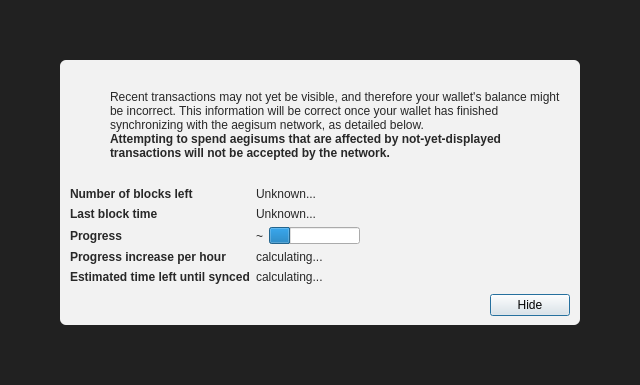
<?xml version="1.0" encoding="UTF-8"?>
<ui version="4.0">
 <class>ModalOverlay</class>
 <widget class="QWidget" name="ModalOverlay">
  <property name="geometry">
   <rect>
    <x>0</x>
    <y>0</y>
    <width>640</width>
    <height>385</height>
   </rect>
  </property>
  <property name="windowTitle">
   <string>Form</string>
  </property>
  <layout class="QVBoxLayout" name="verticalLayout" stretch="0">
   <property name="sizeConstraint">
    <enum>QLayout::SetDefaultConstraint</enum>
   </property>
   <property name="leftMargin">
    <number>0</number>
   </property>
   <property name="topMargin">
    <number>0</number>
   </property>
   <property name="rightMargin">
    <number>0</number>
   </property>
   <property name="bottomMargin">
    <number>0</number>
   </property>
   <item>
    <widget class="QWidget" name="bgWidget" native="true">
     <property name="styleSheet">
      <string notr="true">#bgWidget { background: rgba(0,0,0,220); }</string>
     </property>
     <layout class="QVBoxLayout" name="verticalLayoutMain" stretch="1">
      <property name="leftMargin">
       <number>60</number>
      </property>
      <property name="topMargin">
       <number>60</number>
      </property>
      <property name="rightMargin">
       <number>60</number>
      </property>
      <property name="bottomMargin">
       <number>60</number>
      </property>
      <item>
       <widget class="QWidget" name="contentWidget" native="true">
        <property name="styleSheet">
         <string notr="true">#contentWidget { background: rgba(255,255,255,240); border-radius: 6px; }

QLabel { color: rgb(40,40,40);  }</string>
        </property>
        <layout class="QVBoxLayout" name="verticalLayoutSub" stretch="1,0,0,0">
         <property name="spacing">
          <number>0</number>
         </property>
         <property name="leftMargin">
          <number>10</number>
         </property>
         <property name="topMargin">
          <number>10</number>
         </property>
         <property name="rightMargin">
          <number>10</number>
         </property>
         <property name="bottomMargin">
          <number>10</number>
         </property>
         <item>
          <layout class="QHBoxLayout" name="horizontalLayoutIconText" stretch="0,1">
           <property name="topMargin">
            <number>20</number>
           </property>
           <item>
            <layout class="QVBoxLayout" name="verticalLayoutIcon">
             <property name="leftMargin">
              <number>0</number>
             </property>
             <item>
              <widget class="QPushButton" name="warningIcon">
               <property name="enabled">
                <bool>false</bool>
               </property>
               <property name="text">
                <string/>
               </property>
               <property name="icon">
                <iconset>
                 <normaloff>:/icons/warning</normaloff>
                 <disabledoff>:/icons/warning</disabledoff>:/icons/warning</iconset>
               </property>
               <property name="iconSize">
                <size>
                 <width>48</width>
                 <height>48</height>
                </size>
               </property>
               <property name="flat">
                <bool>true</bool>
               </property>
              </widget>
             </item>
             <item>
              <spacer name="verticalSpacerWarningIcon">
               <property name="orientation">
                <enum>Qt::Vertical</enum>
               </property>
               <property name="sizeHint" stdset="0">
                <size>
                 <width>20</width>
                 <height>40</height>
                </size>
               </property>
              </spacer>
             </item>
            </layout>
           </item>
           <item>
            <layout class="QVBoxLayout" name="verticalLayoutInfoText">
             <property name="leftMargin">
              <number>0</number>
             </property>
             <property name="topMargin">
              <number>0</number>
             </property>
             <item>
              <widget class="QLabel" name="infoText">
               <property name="text">
                <string>Recent transactions may not yet be visible, and therefore your wallet's balance might be incorrect. This information will be correct once your wallet has finished synchronizing with the aegisum network, as detailed below.</string>
               </property>
               <property name="textFormat">
                <enum>Qt::RichText</enum>
               </property>
               <property name="wordWrap">
                <bool>true</bool>
               </property>
              </widget>
             </item>
             <item>
              <widget class="QLabel" name="infoTextStrong">
               <property name="font">
                <font>
                 <weight>75</weight>
                 <bold>true</bold>
                </font>
               </property>
               <property name="text">
                <string>Attempting to spend aegisums that are affected by not-yet-displayed transactions will not be accepted by the network.</string>
               </property>
               <property name="textFormat">
                <enum>Qt::RichText</enum>
               </property>
               <property name="wordWrap">
                <bool>true</bool>
               </property>
              </widget>
             </item>
             <item>
              <spacer name="verticalSpacerInTextSpace">
               <property name="orientation">
                <enum>Qt::Vertical</enum>
               </property>
               <property name="sizeHint" stdset="0">
                <size>
                 <width>20</width>
                 <height>40</height>
                </size>
               </property>
              </spacer>
             </item>
            </layout>
           </item>
          </layout>
         </item>
         <item>
          <spacer name="verticalSpacerAfterText">
           <property name="orientation">
            <enum>Qt::Vertical</enum>
           </property>
           <property name="sizeHint" stdset="0">
            <size>
             <width>20</width>
             <height>40</height>
            </size>
           </property>
          </spacer>
         </item>
         <item>
          <layout class="QFormLayout" name="formLayout">
           <property name="fieldGrowthPolicy">
            <enum>QFormLayout::FieldsStayAtSizeHint</enum>
           </property>
           <property name="horizontalSpacing">
            <number>6</number>
           </property>
           <property name="verticalSpacing">
            <number>6</number>
           </property>
           <property name="topMargin">
            <number>10</number>
           </property>
           <item row="0" column="0">
            <widget class="QLabel" name="labelNumberOfBlocksLeft">
             <property name="font">
              <font>
               <weight>75</weight>
               <bold>true</bold>
              </font>
             </property>
             <property name="text">
              <string>Number of blocks left</string>
             </property>
            </widget>
           </item>
           <item row="0" column="1">
            <widget class="QLabel" name="numberOfBlocksLeft">
             <property name="text">
              <string>Unknown...</string>
             </property>
            </widget>
           </item>
           <item row="1" column="0">
            <widget class="QLabel" name="labelLastBlockTime">
             <property name="font">
              <font>
               <weight>75</weight>
               <bold>true</bold>
              </font>
             </property>
             <property name="text">
              <string>Last block time</string>
             </property>
            </widget>
           </item>
           <item row="1" column="1">
            <widget class="QLabel" name="newestBlockDate">
             <property name="sizePolicy">
              <sizepolicy hsizetype="Maximum" vsizetype="Preferred">
               <horstretch>0</horstretch>
               <verstretch>0</verstretch>
              </sizepolicy>
             </property>
             <property name="text">
              <string>Unknown...</string>
             </property>
            </widget>
           </item>
           <item row="2" column="0">
            <widget class="QLabel" name="labelSyncDone">
             <property name="font">
              <font>
               <weight>75</weight>
               <bold>true</bold>
              </font>
             </property>
             <property name="text">
              <string>Progress</string>
             </property>
            </widget>
           </item>
           <item row="2" column="1">
            <layout class="QHBoxLayout" name="horizontalLayoutSync" stretch="0,1">
             <item>
              <widget class="QLabel" name="percentageProgress">
               <property name="text">
                <string notr="true">~</string>
               </property>
              </widget>
             </item>
             <item>
              <widget class="QProgressBar" name="progressBar">
               <property name="value">
                <number>24</number>
               </property>
               <property name="format">
                <string/>
               </property>
              </widget>
             </item>
            </layout>
           </item>
           <item row="4" column="0">
            <widget class="QLabel" name="labelProgressIncrease">
             <property name="font">
              <font>
               <weight>75</weight>
               <bold>true</bold>
              </font>
             </property>
             <property name="text">
              <string>Progress increase per hour</string>
             </property>
            </widget>
           </item>
           <item row="4" column="1">
            <widget class="QLabel" name="progressIncreasePerH">
             <property name="text">
              <string>calculating...</string>
             </property>
            </widget>
           </item>
           <item row="5" column="0">
            <widget class="QLabel" name="labelEstimatedTimeLeft">
             <property name="font">
              <font>
               <weight>75</weight>
               <bold>true</bold>
              </font>
             </property>
             <property name="text">
              <string>Estimated time left until synced</string>
             </property>
            </widget>
           </item>
           <item row="5" column="1">
            <widget class="QLabel" name="expectedTimeLeft">
             <property name="text">
              <string>calculating...</string>
             </property>
            </widget>
           </item>
          </layout>
         </item>
         <item>
          <layout class="QHBoxLayout" name="horizontalLayoutButtons">
           <property name="leftMargin">
            <number>10</number>
           </property>
           <property name="topMargin">
            <number>10</number>
           </property>
           <item>
            <spacer name="horizontalSpacer">
             <property name="orientation">
              <enum>Qt::Horizontal</enum>
             </property>
             <property name="sizeHint" stdset="0">
              <size>
               <width>40</width>
               <height>20</height>
              </size>
             </property>
            </spacer>
           </item>
           <item>
            <widget class="QPushButton" name="closeButton">
             <property name="text">
              <string>Hide</string>
             </property>
             <property name="shortcut">
              <string>Esc</string>
             </property>
             <property name="focusPolicy">
              <enum>Qt::StrongFocus</enum>
             </property>
             <property name="default">
              <bool>true</bool>
             </property>
            </widget>
           </item>
          </layout>
         </item>
        </layout>
       </widget>
      </item>
     </layout>
    </widget>
   </item>
  </layout>
 </widget>
 <resources/>
 <connections/>
</ui>
